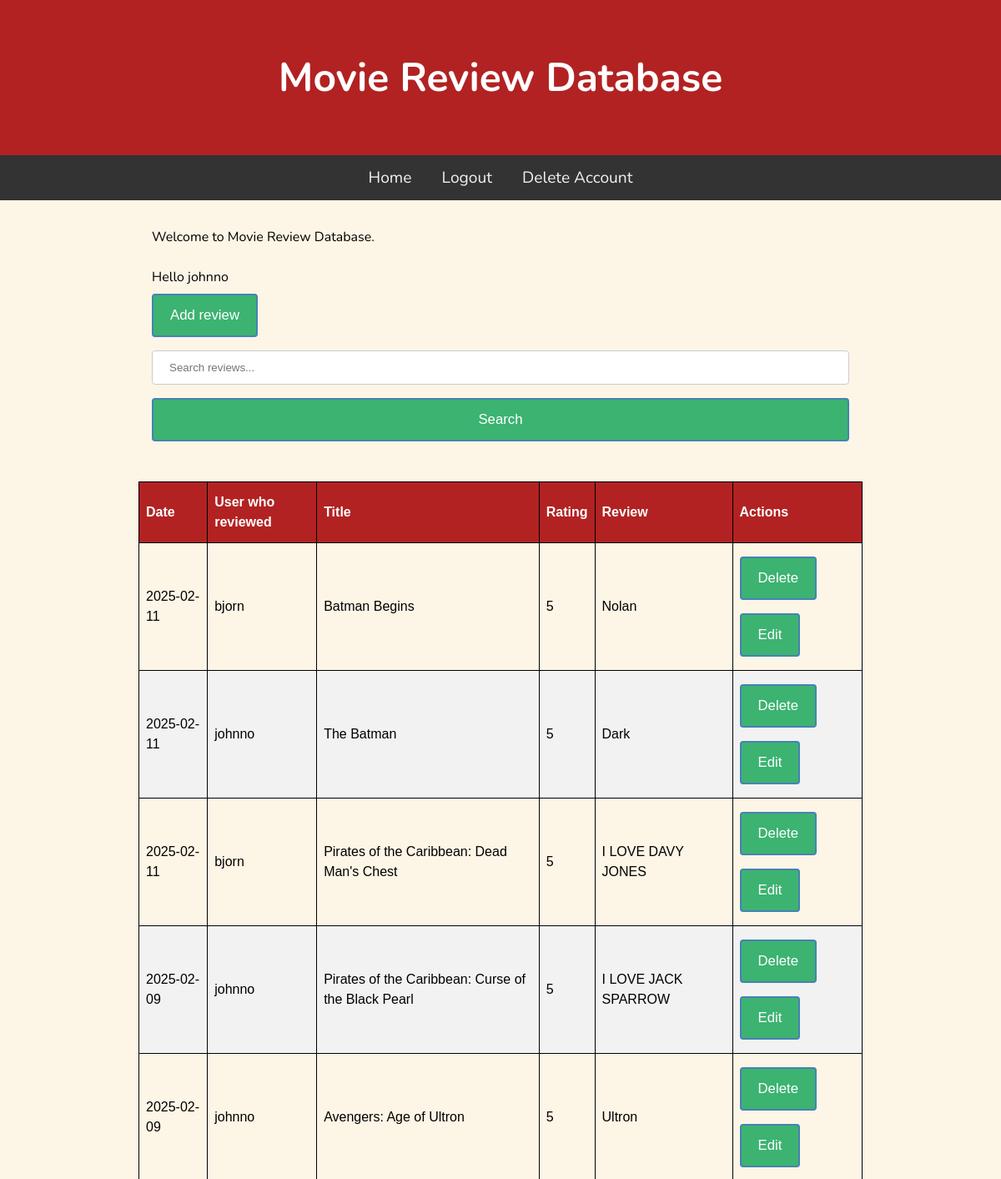
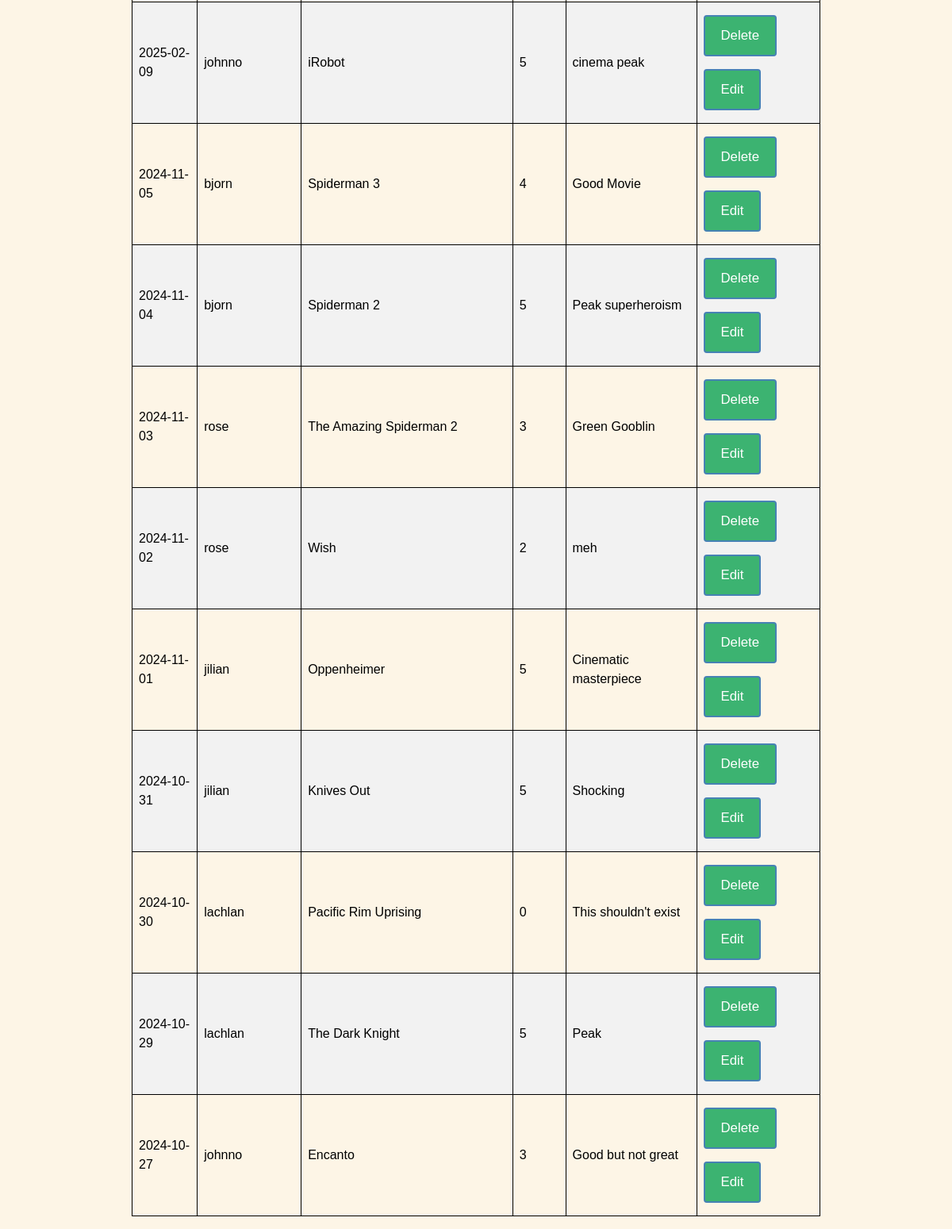
Screenshot of / (signed in) with the database file from the repository (2 pictures, top to bottom).
### tables this page shows
CREATE TABLE Users (id INTEGER PRIMARY KEY AUTOINCREMENT,
                    username TEXT NOT NULL,
                    password TEXT NOT NULL);

CREATE TABLE Reviews (id INTEGER PRIMARY KEY AUTOINCREMENT,
                      user_id INTEGER,
                      date TEXT NOT NULL,
                      rating INTEGER,
                      title TEXT NOT NULL,
                      review TEXT NOT NULL);

### main.py (the view)
@app.route("/")
def Home():
    query = request.args.get('query')
    if query:
        reviewData = db.SearchReviews(query)
    else:
        reviewData = db.GetAllReviews()
    return render_template("index.html", reviews=reviewData)

### db.py (called while the page is built)
def GetDB():
    db = sqlite3.connect(".database/mr.db")
    db.row_factory = sqlite3.Row
    return db

def GetAllReviews():
    db = GetDB()
    reviews = db.execute("""SELECT Reviews.date, Reviews.title, Reviews.rating, Reviews.review, Users.username, Reviews.id
                            FROM Reviews JOIN Users ON Reviews.user_id = Users.id
                            ORDER BY Reviews.date DESC, Reviews.id DESC""").fetchall()
    db.close()
    return reviews

### templates/index.html
{% extends "base.html" %}
{% block content %}
<div class="container">
    <p>Welcome to Movie Review Database.</p>
    {% if session['username'] %}
        <br>
        <p>Hello {{ session['username'] }}</p>
        <a href="/add"><button>Add review</button></a>
    {% endif %}
    <form method="GET" action="/">
        <input type="text" name="query" placeholder="Search reviews...">
        <input type="submit" value="Search">
    </form>
</div>
<br>
<table class="review_table">
    <thead>
        <th>Date</th>
        <th>User who reviewed</th>
        <th>Title</th>
        <th>Rating</th>
        <th>Review</th>
        <th>Actions</th>
    </thead>
    <tbody>
        {% for review in reviews %}
        <tr>
            <td>{{ review['date'] }}</td>
            <td>{{ review['username'] }}</td>
            <td>{{ review['title'] }}</td>
            <td>{{ review['rating'] }}</td>
            <td>{{ review['review'] }}</td>
            <td>
                <form action="/delete/{{ review['id'] }}" method="post" style="display:inline;">
                    <button type="submit">Delete</button>
                </form>
                <a href="/edit/{{ review['id'] }}"><button>Edit</button></a>
            </td>
        </tr>
        {% endfor %}
    </tbody>
</table>
{% endblock %}

### static/css/style.css (style rules this page uses)
* { padding: 0; margin: 0; box-sizing: border-box; }
body { background: #fdf5e6; font-family: "Nunito", sans-serif; font-size: 1rem; }
.container { padding: 1rem; }
.review_table { font-family: Arial, Helvetica, sans-serif; border-collapse: collapse; width: 100%; border: 1px solid black; }
.review_table td, .review_table th { border: 1px solid black; padding: 8px; }
.review_table tr:nth-child(even) { background-color: #f2f2f2; }
.review_table th { padding-top: 12px; padding-bottom: 12px; text-align: left; background-color: #b22222; color: white; }
input[type=text], input[type="password"], input[type="date"], input[type="number"], select { width: 100%; padding: 12px 20px; margin: 8px 0; display: inline-block; border: 1px solid #ccc; border-radius: 4px; box-sizing: border-box; }
input[type=submit] { width: 100%; background-color: #3cb371; color: white; padding: 14px 20px; margin: 8px 0; border: 2px solid #4682b4; border-radius: 4px; cursor: pointer; font-size: 1.05em; }
button { background-color: #3cb371; color: white; padding: 14px 20px; margin: 8px 0; border: 2px solid #4682b4; border-radius: 4px; cursor: pointer; font-size: 1.05em; }

### rows the page displays
Users: username "johnno"
Reviews: date "2025-02-11", username "bjorn", title "Batman Begins", rating "5", review "Nolan"
Reviews: date "2025-02-11", username "johnno", title "The Batman", rating "5", review "Dark"
Reviews: date "2025-02-11", username "bjorn", title "Pirates of the Caribbean: Dead Man's Chest", rating "5", review "I LOVE DAVY JONES"
Reviews: date "2025-02-09", username "johnno", title "Pirates of the Caribbean: Curse of the Black Pearl", rating "5", review "I LOVE JACK SPARROW"
Reviews: date "2025-02-09", username "johnno", title "Avengers: Age of Ultron", rating "5", review "Ultron"
Reviews: date "2025-02-09", username "johnno", title "iRobot", rating "5", review "cinema peak"
Reviews: date "2024-11-05", username "bjorn", title "Spiderman 3", rating "4", review "Good Movie"
Reviews: date "2024-11-04", username "bjorn", title "Spiderman 2", rating "5", review "Peak superheroism"
Reviews: date "2024-11-03", username "rose", title "The Amazing Spiderman 2", rating "3", review "Green Gooblin"
Reviews: date "2024-11-02", username "rose", title "Wish", rating "2", review "meh"
Reviews: date "2024-11-01", username "jilian", title "Oppenheimer", rating "5", review "Cinematic masterpiece"
Reviews: date "2024-10-31", username "jilian", title "Knives Out", rating "5", review "Shocking"
Reviews: date "2024-10-30", username "lachlan", title "Pacific Rim Uprising", rating "0", review "This shouldn't exist"
Reviews: date "2024-10-29", username "lachlan", title "The Dark Knight", rating "5", review "Peak"
Reviews: date "2024-10-27", username "johnno", title "Encanto", rating "3", review "Good but not great"
